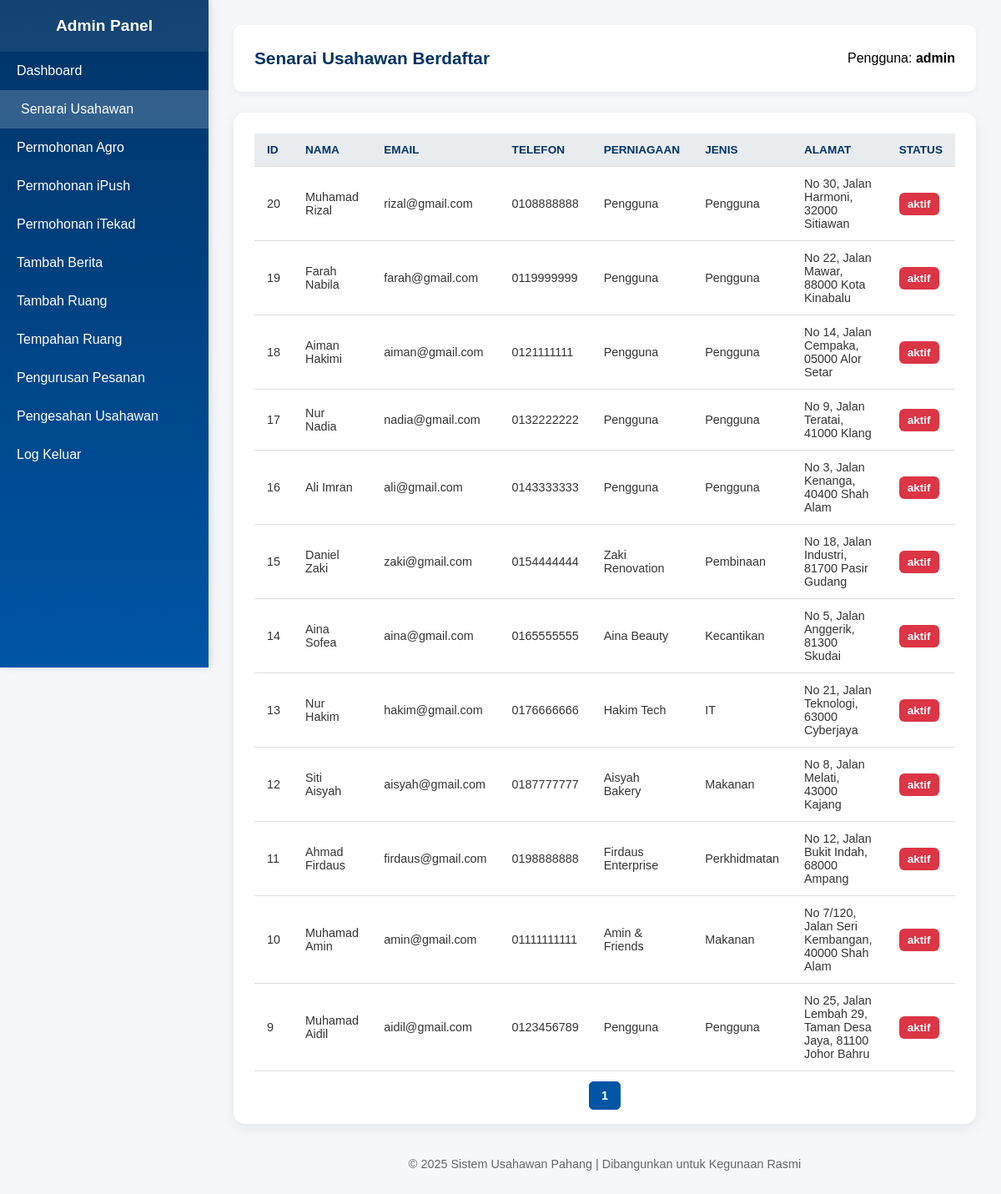
/senarai_usahawan.php (signed in), run on the app's committed database.
### tables this page shows
CREATE TABLE `usahawan` (
  `id` int(11) NOT NULL,
  `nama` varchar(255) NOT NULL,
  `ic` varchar(20) NOT NULL,
  `perniagaan` varchar(255) NOT NULL,
  `jenis` varchar(100) NOT NULL,
  `alamat` text DEFAULT NULL,
  `telefon` varchar(20) NOT NULL,
  `email` varchar(255) DEFAULT NULL,
  `password` varchar(250) NOT NULL,
  `tarikh_daftar` timestamp NOT NULL DEFAULT current_timestamp(),
  `avatar` varchar(255) DEFAULT NULL,
  `status` varchar(250) NOT NULL,
  `last_profile_update` datetime DEFAULT NULL
);

### senarai_usahawan.php (the view, shortened to what this page needs)
<?php
include "connection.php";
$limit = 15;
$page = isset($_GET['page']) ? (int)$_GET['page'] : 1;
$start = ($page - 1) * $limit;
$totalQuery = $conn->query("SELECT COUNT(*) AS total FROM usahawan");
$totalData = $totalQuery->fetch_assoc()['total'];
$totalPages = ceil($totalData / $limit);
$sql = "SELECT * FROM usahawan ORDER BY id DESC LIMIT $start, $limit";
$result = $conn->query($sql);
?>
<!DOCTYPE html>
<html lang="ms">
<head>
</head>
<body>
<div class="sidebar" id="sidebar">
  <h2>Admin Panel</h2>
  <a href="admin_dashboard.php">Dashboard</a>
  <a href="senarai_usahawan.php" class="active">Senarai Usahawan</a>
  <a href="admin_agro.php">Permohonan Agro</a>
  <a href="admin_ipush.php">Permohonan iPush</a>
  <a href="admin_itekad.php">Permohonan iTekad</a>
  <a href="tambah_berita.php">Tambah Berita</a>
  <a href="admin_tambah_ruang.php">Tambah Ruang</a>
  <a href="admin_tempahan_ruang.php">Tempahan Ruang</a>
  <a href="admin_order.php">Pengurusan Pesanan</a>
  <a href="pending_usahawan.php">Pengesahan Usahawan</a>
  <a href="logout_admin.php">Log Keluar</a>
</div>
  <div class="main-content">
    <header>
      <h1>Senarai Usahawan Berdaftar</h1>
      <p>Pengguna: <b><?= $_SESSION['admin_username'] ?></b></p>
    </header>
    <div class="table-container">
      <table>
        <thead>
          <tr>
            <th>ID</th>
            <th>Nama</th>
            <th>Email</th>
            <th>Telefon</th>
            <th>Perniagaan</th>
            <th>Jenis</th>
            <th>Alamat</th>
            <th>Status</th>
          </tr>
        </thead>
        <tbody>
          <?php
          if ($result->num_rows > 0) {
            while ($row = $result->fetch_assoc()) {
              $statusClass = strtolower($row['status']) === 'yes' ? 'yes' : 'no';
              echo "<tr>
                      <td>{$row['id']}</td>
                      <td>{$row['nama']}</td>
                      <td>{$row['email']}</td>
                      <td>{$row['telefon']}</td>
                      <td>{$row['perniagaan']}</td>
                      <td>{$row['jenis']}</td>
                      <td>{$row['alamat']}</td>
                      <td><span class='status {$statusClass}'>{$row['status']}</span></td>
                    </tr>";
            }
          } else {
            echo "<tr><td colspan='8' style='text-align:center;'>Tiada data usahawan ditemui.</td></tr>";
          }
          ?>
        </tbody>
      </table>
      <div class="pagination">
        <?php
        for ($i = 1; $i <= $totalPages; $i++) {
          $active = ($i == $page) ? "active" : "";
          echo "<a class='$active' href='?page=$i'>$i</a>";
        }
        ?>
      </div>
    </div>
    <footer>© 2025 Sistem Usahawan Pahang | Dibangunkan untuk Kegunaan Rasmi</footer>
  </div>
</body>
</html>

### senarai_usahawan.php (style rules this page uses)
:root { --primary: #003366; --secondary: #0055a5; --light: #f5f7fa; --white: #ffffff; }
body { margin: 0; font-family: "Poppins", sans-serif; background: var(--light); display: flex; min-height: 100vh; }
.sidebar { width: 250px; height: 100vh; background: linear-gradient(180deg, var(--primary), var(--secondary)); color: white; position: fixed; top: 0; left: 0; display: flex; flex-direction: column; box-shadow: 3px 0 10px rgba(0,0,0,0.1); transition: transform 0.3s ease; z-index: 1000; }
.sidebar h2 { text-align: center; padding: 20px 0; font-size: 1.2rem; margin: 0; background: rgba(255,255,255,0.08); }
.sidebar a { color: white; text-decoration: none; padding: 14px 20px; display: block; transition: all 0.3s ease; }
.sidebar a:hover, .sidebar a.active { background: rgba(255,255,255,0.2); padding-left: 25px; }
.main-content { margin-left: 250px; flex: 1; padding: 30px; transition: margin-left 0.3s ease; width: 100%; box-sizing: border-box; }
header { background: var(--white); padding: 15px 25px; border-radius: 10px; box-shadow: 0 3px 8px rgba(0,0,0,0.05); margin-bottom: 25px; display: flex; justify-content: space-between; align-items: center; flex-wrap: wrap; }
header h1 { color: var(--primary); font-size: 1.3rem; margin: 0; }
.table-container { background: var(--white); padding: 25px; border-radius: 14px; box-shadow: 0 5px 15px rgba(0,0,0,0.08); overflow-x: auto; }
table { width: 100%; border-collapse: collapse; }
th, td { padding: 12px 15px; text-align: left; border-bottom: 1px solid #ddd; word-wrap: break-word; }
th { background: #e9ecef; color: #003366; text-transform: uppercase; font-size: 0.85rem; }
td { color: #333; font-size: 0.9rem; }
.status { padding: 6px 10px; border-radius: 6px; color: white; font-weight: 600; font-size: 0.85rem; }
.status.no { background: #dc3545; }
.pagination { margin-top: 20px; text-align: center; }
.pagination a { color: var(--primary); padding: 8px 14px; text-decoration: none; margin: 0 3px; border: 1px solid var(--secondary); border-radius: 6px; transition: all 0.3s ease; font-size: 0.9rem; }
.pagination a.active { background: var(--secondary); color: white; font-weight: bold; }
footer { text-align: center; margin-top: 40px; color: #666; font-size: 0.9rem; }

### data on the page
usahawan: id "20", nama "Muhamad Rizal", email "rizal@gmail.com", telefon "0108888888", perniagaan "Pengguna", jenis "Pengguna", alamat "No 30, Jalan Harmoni, 32000 Sitiawan", status "aktif"
usahawan: id "19", nama "Farah Nabila", email "farah@gmail.com", telefon "0119999999", perniagaan "Pengguna", jenis "Pengguna", alamat "No 22, Jalan Mawar, 88000 Kota Kinabalu", status "aktif"
usahawan: id "18", nama "Aiman Hakimi", email "aiman@gmail.com", telefon "0121111111", perniagaan "Pengguna", jenis "Pengguna", alamat "No 14, Jalan Cempaka, 05000 Alor Setar", status "aktif"
usahawan: id "17", nama "Nur Nadia", email "nadia@gmail.com", telefon "0132222222", perniagaan "Pengguna", jenis "Pengguna", alamat "No 9, Jalan Teratai, 41000 Klang", status "aktif"
usahawan: id "16", nama "Ali Imran", email "ali@gmail.com", telefon "0143333333", perniagaan "Pengguna", jenis "Pengguna", alamat "No 3, Jalan Kenanga, 40400 Shah Alam", status "aktif"
usahawan: id "15", nama "Daniel Zaki", email "zaki@gmail.com", telefon "0154444444", perniagaan "Zaki Renovation", jenis "Pembinaan", alamat "No 18, Jalan Industri, 81700 Pasir Gudang", status "aktif"
usahawan: id "14", nama "Aina Sofea", email "aina@gmail.com", telefon "0165555555", perniagaan "Aina Beauty", jenis "Kecantikan", alamat "No 5, Jalan Anggerik, 81300 Skudai", status "aktif"
usahawan: id "13", nama "Nur Hakim", email "hakim@gmail.com", telefon "0176666666", perniagaan "Hakim Tech", jenis "IT", alamat "No 21, Jalan Teknologi, 63000 Cyberjaya", status "aktif"
usahawan: id "12", nama "Siti Aisyah", email "aisyah@gmail.com", telefon "0187777777", perniagaan "Aisyah Bakery", jenis "Makanan", alamat "No 8, Jalan Melati, 43000 Kajang", status "aktif"
usahawan: id "11", nama "Ahmad Firdaus", email "firdaus@gmail.com", telefon "0198888888", perniagaan "Firdaus Enterprise", jenis "Perkhidmatan", alamat "No 12, Jalan Bukit Indah, 68000 Ampang", status "aktif"
usahawan: id "10", nama "Muhamad Amin", email "amin@gmail.com", telefon "01111111111", perniagaan "Amin & Friends", jenis "Makanan", alamat "No 7/120, Jalan Seri Kembangan, 40000 Shah Alam", status "aktif"
usahawan: id "9", nama "Muhamad Aidil", email "aidil@gmail.com", telefon "0123456789", perniagaan "Pengguna", jenis "Pengguna", alamat "No 25, Jalan Lembah 29, Taman Desa Jaya, 81100 Johor Bahru", status "aktif"

### other printed values
$_SESSION['admin_username'] "admin"
